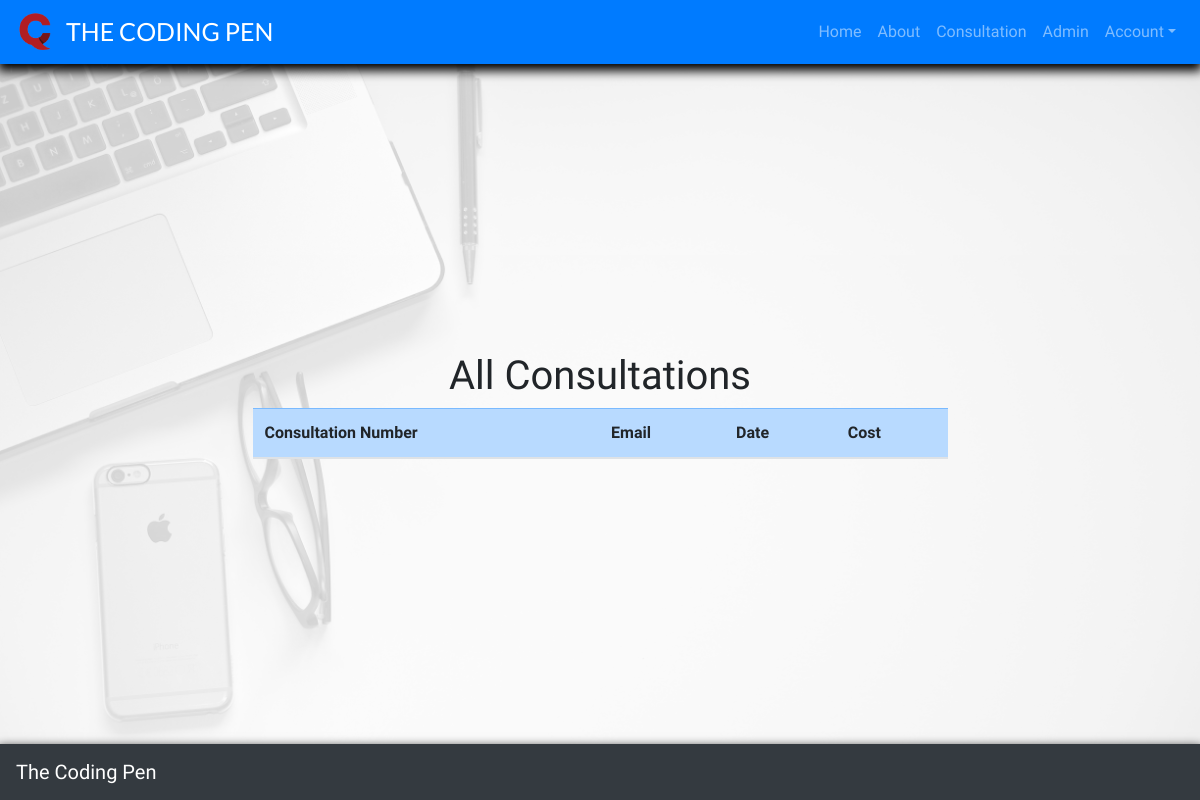
The page /admin_user/ (signed in) on the database as committed earlier.
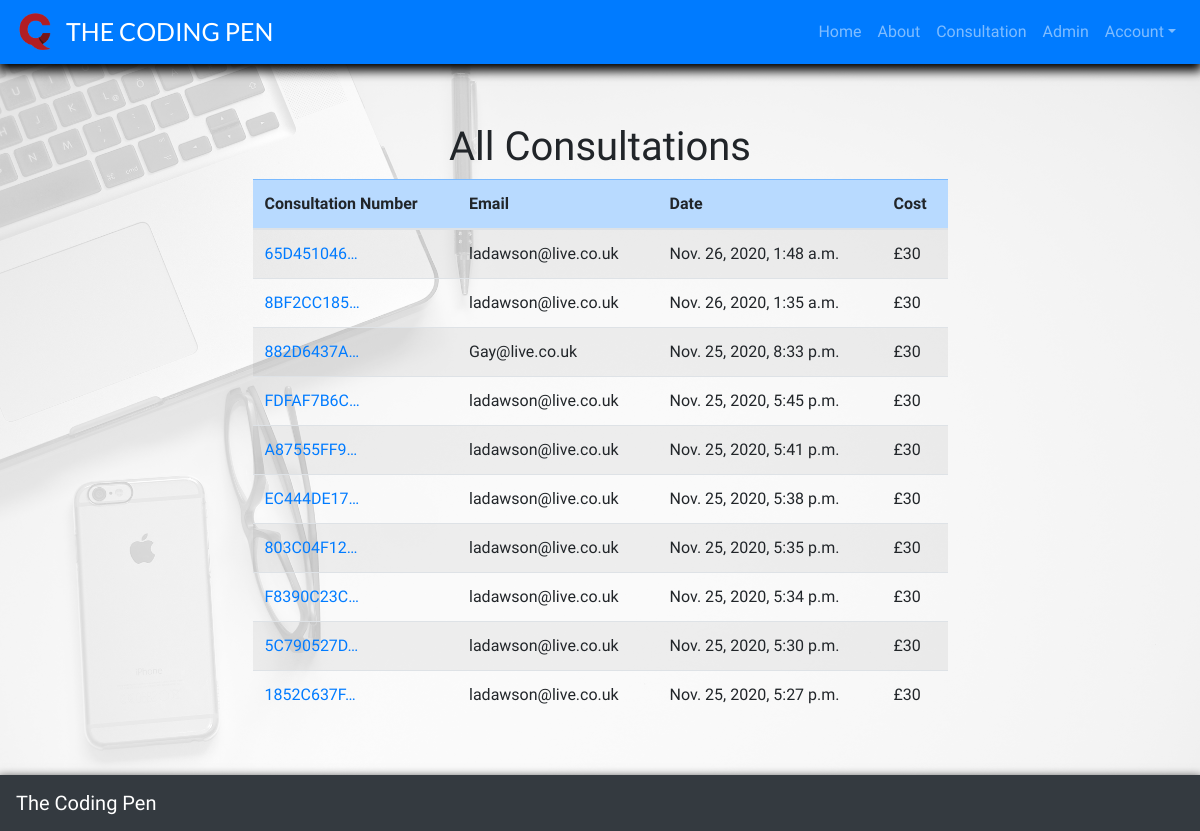
The same page on the database as committed later.
### consultation/models.py (models this page shows, shortened)
class Consultation(models.Model):
    consultation_number = models.CharField(max_length=32, null=False, editable=False)
    user_profile = models.ForeignKey(UserProfile, on_delete=models.SET_NULL,
                                     null=True, blank=True, related_name='consultation')
    first_name = models.CharField(max_length=20, null=False, blank=False)
    last_name = models.CharField(max_length=20, null=False, blank=False)
    email = models.EmailField(max_length=100, null=False, blank=False, default="")
    phone_number = models.CharField(max_length=30, null=False, blank=False)
    date = models.DateTimeField(auto_now_add=True)
    consultation_idea = models.TextField(max_length=3000, null=False, blank=False)
    consultation_cost = models.DecimalField(max_digits=5, decimal_places=2, null=False, default=30)
    stripe_pid = models.CharField(max_length=254, null=False, blank=False, default='')

### admin_user/views.py (the view)
# urls.py: path('', views.admin_page, name='admin_page'),
@login_required
def admin_page(request):
    if not request.user.is_superuser:
        messages.error(request, 'Sorry, only staff can do that.')
        return redirect(reverse('home'))
    consultation = Consultation.objects.all()
    consultations = consultation.order_by('-date')
    template = 'admin_pages/admin_home.html'
    context = {
        'consultations': consultations,
    }
    return render(request, template, context)

### admin_user/templates/admin_pages/admin_home.html
{% extends "base.html" %}
{% load static %}
{% block extra_css %}
<link rel="stylesheet" href="{% static 'css/profiles.css' %}">
{% endblock %}
{% block page_header %}
<div class="header-container"></div>
{% endblock %}
{% block content %}
<div class="background-overlay"></div>
<div class="container-fluid no-gutters h-100 consult-container">
	<div class="row h-100 justify-content-center align-items-center form-container">
		<div class="col my-auto title-box ">
			<div class="jumbotron">
				<div class="row justify-content-center">
					<h1 class="consult-title">All Consultations</h1>
				</div>
				<div class="col-12">
					<table class="table table-striped">
						<thead class="table-primary">
							<tr>
								<th scope="col">Consultation Number</th>
								<th scope="col">Email</th>
								<th scope="col">Date</th>
								<th scope="col">Cost</th>
							</tr>
						</thead>
						<tbody>
                            {% for consultation in consultations %}
                                <tr>
                                    <td>
                                        <a href="{% url 'consultation_history_admin' consultation.consultation_number %}"
                                        title="{{ consultation.consultation_number }}">
                                            {{ consultation.consultation_number|truncatechars:10 }}
                                        </a>
                                    </td>
                                    <td>{{ consultation.email }}</td>
                                    <td>{{ consultation.date }}</td>
                                    <td>£30</td>
                                </tr>
                            {% endfor %}
						</tbody>
					</table>
				</div>
			</div>
		</div>
	</div>
</div>
{% endblock %}

### templates/base.html (shortened to what this page needs)
{% load static %}
<!doctype html>
<html lang="en">
    <head>
        {% block corecss %}
            <link rel="stylesheet" href="https://stackpath.bootstrapcdn.com/bootstrap/4.4.1/css/bootstrap.min.css">
            <link rel="stylesheet" href="https://use.fontawesome.com/releases/v5.15.1/css/all.css">
            <link type="text/css" rel="stylesheet" href="{% static 'css/base.css' %}">
        {% endblock %}
        {% block extra_css %}
        {% endblock %}
    </head>
    <body>
        <header class="container-fluid fixed-top p-0">
            <div class="row no-gutters">
                <div class="col-12">
                    <nav class="navbar navbar-expand-lg navbar-dark bg-primary w-100">
                        <a class="main-logo" href="{% url 'home' %}"></a>
                        <a class="navbar-brand logo-font" href="{% url 'home' %}"> The Coding Pen</a>
                        <div class="collapse navbar-collapse text-right flex-grow-1" id="navbarNavAltMarkup">
                            <div class="navbar-nav ml-auto flex-nowrap">
                                <ul class="navbar-nav mr-auto">
                                    <li class="nav-item">
                                        <a class="nav-link" href="{% url 'home' %}">Home <span class="sr-only">(current)</span></a>
                                    </li>
                                    <li class="nav-item">
                                        <a class="nav-link" href="{% url 'about' %}">About</a>
                                    </li>
                                    {% if request.user.is_authenticated %}
                                    <li class="nav-item">
                                        <a class="nav-link"  href="{% url 'consultation' %}">Consultation</a>
                                    </li>
                                    {% endif %}
                                    {% if request.user.is_authenticated %}
                                        {% if request.user.is_superuser %}
                                            <li class="nav-item">
                                                <a class="nav-link" href="{% url 'admin_page' %}">Admin</a>
                                            </li>
                                        {% endif %}
                                    {% endif %}
                                    <li class="nav-item dropdown">
                                        <a class="nav-link dropdown-toggle" href="#" id="navbarDropdown" role="button" data-toggle="dropdown" aria-haspopup="true" aria-expanded="false">Account</a>
                                    </li>
                                </ul>
                            </div>
                        </div>
                    </nav>
                </div>
            </div>
        </header>
        {% block page_header %}
        {% endblock %}
        {% block content %}
        {% endblock %}
        <footer class="container-fluid fixed-bottom p-0">
            <div class="row no-gutters">
                <div class="col-12">
                    <nav class="footer navbar navbar-expand-lg navbar-dark bg-dark w-100">
                        <a class="navbar-brand" href="{% url 'home' %}">The Coding Pen</a>
                    </nav>
                </div>
            </div>
        </footer>
    </body>
</html>

### static/css/base.css (style rules this page uses)
.logo-font { text-transform: uppercase; font-family: 'Lato', sans-serif; font-size: 25px; }
html { height: 100% }
.header-container { padding-top: 59px; }
.jumbotron { max-width: 1070px; background-color: transparent; }
.footer { box-shadow: 0 -2px 5px black; }
.form-container { justify-content: center; display: flex; }
.navbar { box-shadow: 0 5px 10px 2px black; }
body { background: url('/media/background.jpg') no-repeat center center fixed; background-size: cover; height: calc(100vh - 59px); font-family: 'Patua One', cursive; }
.main-logo { background: url('/media/logo.png') no-repeat center center; background-size: cover; height: 40px; width: 40px; margin-right: 10px; }

### profiles/static/css/profiles.css (style rules this page uses)
.background-overlay { position: fixed; top: 0; left: 0; height: 100%; width: 100%; background-color: rgba(255, 255, 255, 0.8); }
.consult-container { display: flex; justify-content: center; }
.form-container { width: 50%; margin-left: 25%; margin-right: 25%; }
.jumbotron { width: 100%; max-width: 2000px; }
@media (max-width: 1600px) { .form-container { width: 70%; margin-left: 15%; margin-right: 15%; } }

Rows that differ between the two databases and show on the page:
added Consultation: consultation_number "65D451046…", email "ladawson@live.co.uk", date "Nov. 26, 2020, 1:48 a.m."
added Consultation: consultation_number "8BF2CC185…", email "ladawson@live.co.uk", date "Nov. 26, 2020, 1:35 a.m."
added Consultation: consultation_number "882D6437A…", email "Gay@live.co.uk", date "Nov. 25, 2020, 8:33 p.m."
added Consultation: consultation_number "FDFAF7B6C…", email "ladawson@live.co.uk", date "Nov. 25, 2020, 5:45 p.m."
added Consultation: consultation_number "A87555FF9…", email "ladawson@live.co.uk", date "Nov. 25, 2020, 5:41 p.m."
added Consultation: consultation_number "EC444DE17…", email "ladawson@live.co.uk", date "Nov. 25, 2020, 5:38 p.m."
added Consultation: consultation_number "803C04F12…", email "ladawson@live.co.uk", date "Nov. 25, 2020, 5:35 p.m."
added Consultation: consultation_number "F8390C23C…", email "ladawson@live.co.uk", date "Nov. 25, 2020, 5:34 p.m."
added Consultation: consultation_number "5C790527D…", email "ladawson@live.co.uk", date "Nov. 25, 2020, 5:30 p.m."
added Consultation: consultation_number "1852C637F…", email "ladawson@live.co.uk", date "Nov. 25, 2020, 5:27 p.m."
